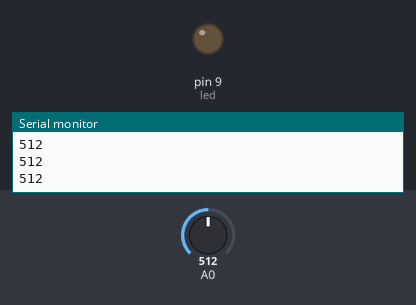
Simulated run of this sketch. Board: Arduino Uno, built with avr-gcc and run on an emulated ATmega328P. On the bench: output pins drawn as LEDs (lit = HIGH), the last lines printed to the serial monitor. Inputs (shaded band) come from the test bench; at power-on: A0 = 512.

Above: at 1.2 s.
1.3 s: A0 set to 161
2.8 s: A0 set to 144
At 3.1 s:
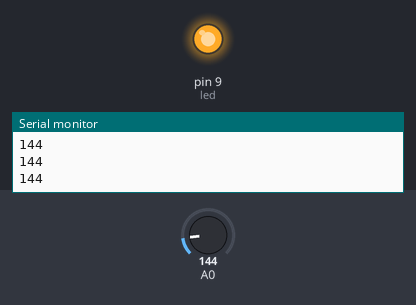
4.3 s: A0 set to 160
At 5.4 s:
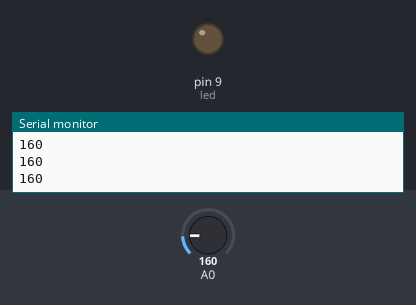
5.8 s: A0 set to 140
At 6.6 s:
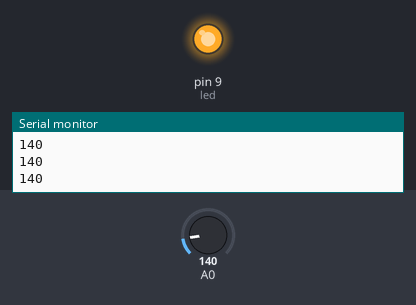
Timing chart, 0 to 8.3 s (numbered marks = the images above; inputs shaded):
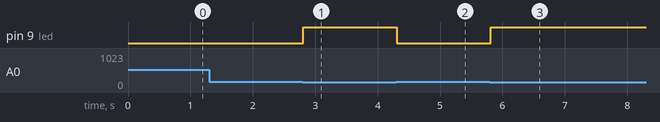

The sketch:

AnalogReadSerial.ino
```cpp
/*
  AnalogReadSerial

  Reads an analog input on pin 0, lights LED if input exceeds threshold

    5v - LDR - 10kΩ - GND             pin 13 - LED - 330Ω - GND
           |
           A0

  This example code is modified from:
  https://www.arduino.cc/en/Tutorial/BuiltInExamples/AnalogReadSerial
*/

//int led = 13;  // <- using the internal LED
int led = 9;  // <- using pin 9 for PWM -> analogWrite()
int sensorValue = 0;

// the setup routine runs once when you press reset:
void setup() {
  // initialize serial communication at 9600 bits per second:
  Serial.begin(9600);
  pinMode(led, OUTPUT);
}

// the loop routine runs over and over again forever:
void loop() {
  // read the input on analog pin 0: range 0-1024
  sensorValue = analogRead(A0);
  // print out the value you read:
  Serial.println(sensorValue);

  if(sensorValue > 150){
    digitalWrite(led, LOW);
  }else{
    digitalWrite(led, HIGH);
  }

  delay(1);        // delay in between reads for stability
}
```

Measured:
- the behaviour switches between 151 and 150 on A0 (found by bisection; images 0 and 1)
- after the input at 2.8 s, pin 9 (led): LOW → HIGH at once
- after the input at 4.3 s, pin 9 (led): HIGH → LOW at once
- after the input at 5.8 s, pin 9 (led): LOW → HIGH at once
